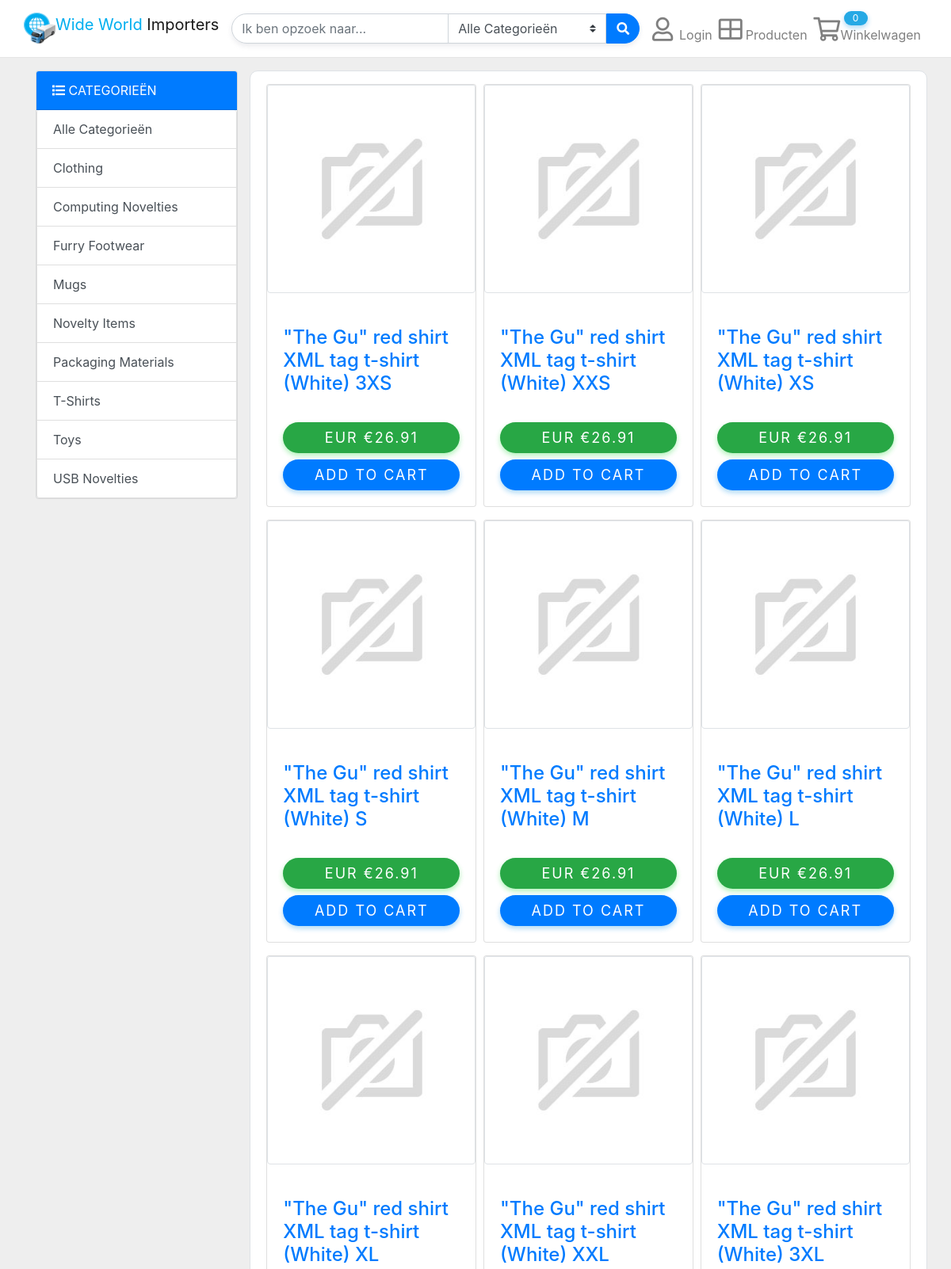
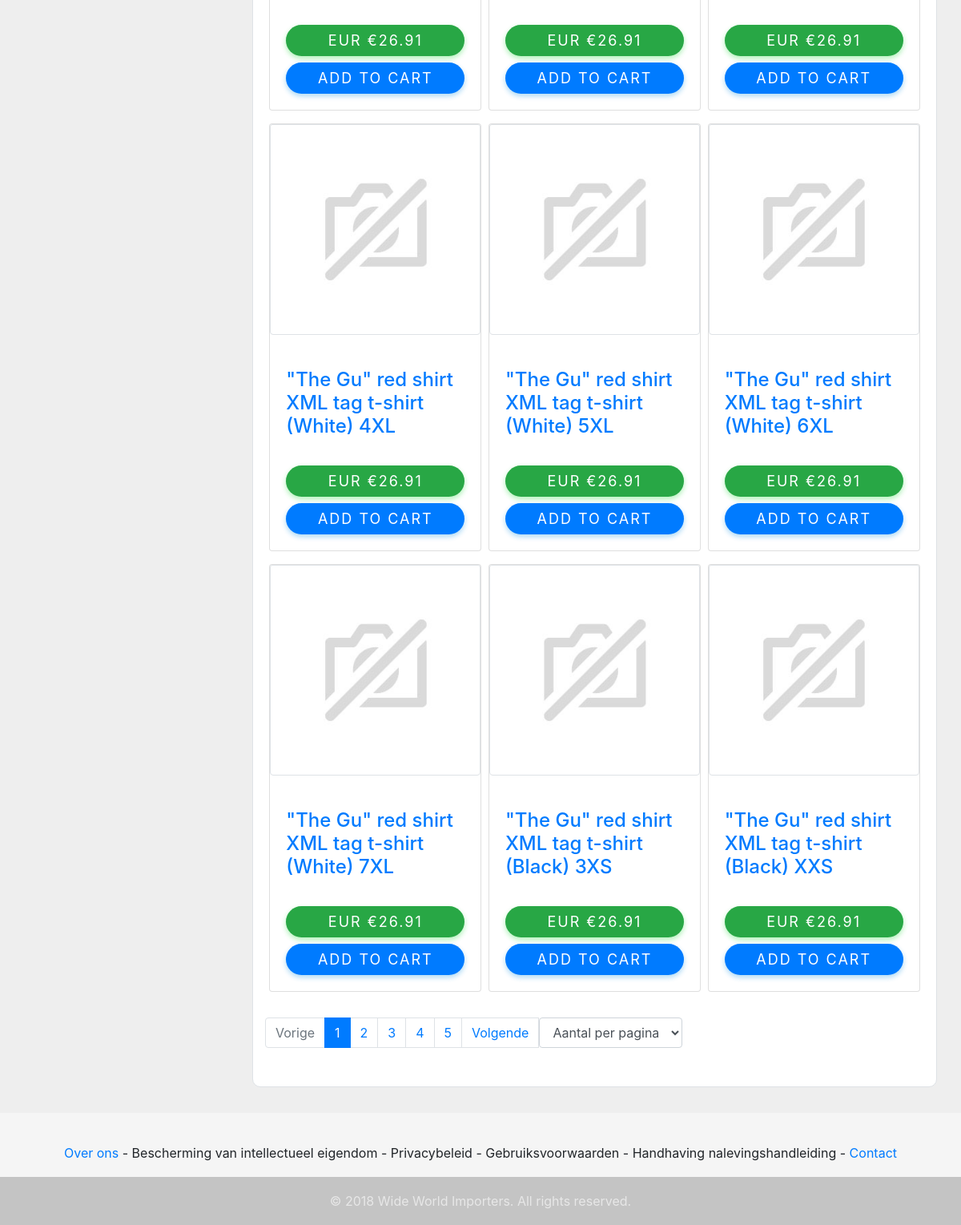
Page /ProductList.php?categoryId=2&recordsPerPage=15 on the committed database (2 pictures, top to bottom).
### tables this page shows
CREATE TABLE `stockgroups` (
	`StockGroupID` int(11) NOT NULL,
	`StockGroupName` varchar(50) NOT NULL,
	`LastEditedBy` int(11) NOT NULL,
	`ValidFrom` datetime NOT NULL,
	`ValidTo` datetime NOT NULL
);

CREATE TABLE `stockitems` (
	`StockItemID` int(11) NOT NULL,
	`StockItemName` varchar(100) NOT NULL,
	`ColorID` int(11) DEFAULT NULL,
	`UnitPackageID` int(11) NOT NULL,
	`OuterPackageID` int(11) NOT NULL,
	`Brand` varchar(50) DEFAULT NULL,
	`Size` varchar(20) DEFAULT NULL,
	`LeadTimeDays` int(11) NOT NULL,
	`QuantityPerOuter` int(11) NOT NULL,
	`IsChillerStock` tinyint(1) NOT NULL,
	`TaxRate` decimal(18,3) NOT NULL,
	`UnitPrice` decimal(18,2) NOT NULL,
	`RecommendedRetailPrice` decimal(18,2) DEFAULT NULL,
	`TypicalWeightPerUnit` decimal(18,3) NOT NULL,
	`MarketingComments` longtext,
	`InternalComments` longtext,
	`Photo` longtext,
	`CustomFields` longtext,
	`Tags` longtext,
	`SearchDetails` longtext NOT NULL,
	`LastEditedBy` int(11) NOT NULL,
	`ValidFrom` datetime NOT NULL,
	`ValidTo` datetime NOT NULL,
	`YouTubeID` varchar(45) DEFAULT NULL
);

### class/DB.php (called while the page is built, shortened)
<?php
	class DB {
		protected static $instance;
		protected $pdo;
		protected function __construct() {
			$opt  = array(
				PDO::ATTR_ERRMODE            => PDO::ERRMODE_EXCEPTION,
				PDO::ATTR_DEFAULT_FETCH_MODE => PDO::FETCH_ASSOC,
				PDO::ATTR_EMULATE_PREPARES   => FALSE,
			);
			$dsn = 'mysql:host='.DB_HOST.';dbname='.DB_NAME.';charset='.DB_CHAR;
			try {
				$this->pdo = new PDO($dsn, DB_USER, DB_PASS, $opt);
			} catch (PDOException $e) {
				echo 'Connection failed: ' . $e->getMessage();
			}
		}
		public static function instance() {
			if (self::$instance === null) {
				self::$instance = new self;
			}
			return self::$instance;
		}
		public function run($sql, $args = []) {
			if (!$args) {
				return $this->pdo->query($sql);
			}
			$stmt = $this->pdo->prepare($sql);
			$stmt->execute($args);
			return $stmt;
		}
	}

### class/Category.php (called while the page is built, shortened)
<?php
	class Category {
		protected $db;
		public function __construct() {
			$this->db = DB::instance();
		}
		public function getCategories() {
			$result = $this->db->run("SELECT SG.StockGroupID, SG.StockGroupName
										  FROM stockgroups SG
										  JOIN stockitemstockgroups s on SG.StockGroupID = s.StockGroupID
										  WHERE s.StockGroupID = SG.StockGroupID
										  GROUP BY s.StockGroupID
										  ORDER BY StockGroupName ASC")->fetchAll();
			$this->data = $result;
		}
	}

### class/ProductList.php (called while the page is built, shortened)
<?php
	class ProductList {
		protected $db;
		public function __construct() {
			$this->db = DB::instance();
		}
		public function getProductListBy($categoryId, $recordsFrom, $recordsPerPage) {
			$sql = "SELECT SI.StockItemID, SI.StockItemName, SI.RecommendedRetailPrice, SI.MarketingComments, SI.Photo
					FROM stockitems SI
					JOIN stockitemstockgroups SIG
					ON SI.StockItemID = SIG.StockItemID
					JOIN stockgroups SG
					ON SIG.StockGroupID = SG.StockGroupID";
			if ($categoryId != 0) {
				$sql .= " WHERE SG.StockGroupID = '$categoryId'";
			}
			$sql .= " GROUP BY SI.StockItemID LIMIT $recordsFrom, $recordsPerPage";
			$result = $this->db->run($sql)->fetchAll();
			$this->data = $result;
		}
	}

### inc/Autoload.php (called while the page is built, shortened)
<?php
	spl_autoload_register(function($className) {
		$className = str_replace("\\", DIRECTORY_SEPARATOR, $className);
	});

### ProductList.php (the view, shortened to what this page needs)
<?php
	include_once "inc/Autoload.php";
	$currentPage = 'product_list';
    if(filter_has_var(INPUT_GET, "categoryId")) {
        $categoryId = filter_input(INPUT_GET, "categoryId",FILTER_SANITIZE_NUMBER_INT);
    } else {
        $categoryId = 0;
    }
    if (filter_has_var(INPUT_GET,"page")){
        $page = filter_input(INPUT_GET,"page",FILTER_SANITIZE_NUMBER_INT);
    } else {
        $page = 1;
	}
	if (filter_has_var(INPUT_GET,"recordsPerPage")){
        $recordsPerPage = filter_input(INPUT_GET,"recordsPerPage",FILTER_SANITIZE_NUMBER_INT);
    } else {
        $recordsPerPage = 15;
    }
    $recordsFrom = ($recordsPerPage * $page) - $recordsPerPage;
    $productList = new Productlist();
	$productList->getProductListBy($categoryId, 0, 5000);
	$productsList = $productList->data;
    $numberProducts = count($productsList);
    $productList = new Productlist();
	$productList->getProductListBy($categoryId, $recordsFrom, $recordsPerPage);
	$productsList = $productList->data;
    $category = new Category();
	$category->getCategories();
	include "inc/Header.php";
?>
<main>
	<div class="container">
	    <div class="row">
	        <div class="col-lg-3 col-sm-12">
	            <div class="card bg-light mb-3">
	                <div class="card-header bg-primary text-white text-uppercase"><i class="fa fa-list"></i> Categorieën</div>
	                <div class="list-group">
	                    <a href="ProductList.php" class="list-group-item list-group-item-action">Alle Categorieën</a>
	                    <?php foreach ($categories as $category) { ?>
	                        <a href="ProductList.php?categoryId=<?php echo $category["StockGroupID"];if($recordsPerPage != 0){print "&recordsPerPage=".$recordsPerPage;} ?>" class="list-group-item list-group-item-action"><?php echo $category["StockGroupName"] ?></a>
	                    <?php }?>
	                </div>
	            </div>
	        </div>
	        <div class="col-lg-9 col-sm-12 mb-3 bg-white border br-10">
	            <div class="row">
		            <div class="card-deck py-3 px-3 mx-auto">
	                <?php foreach ($productsList as $product) {?>
	                        <div class="card card-product card-product-list mb-3 mx-auto" style="min-width: 250px">
		                        <?php
			                        $image = json_decode($product["Photo"]);
			                        if ($image != []) {
				                        foreach ($image as $key => $value) {
					                        if ($key == 0) { ?>
						                         <img id="productImage<?php echo $key ?>" class="card-img-top img-thumbnail" src="<?php echo $value ?>" width="250" height="250">
					                        <?php }
					                        break;
				                        }
			                        } else { ?>
				                        <img id="productImage0" class="card-img-top img-thumbnail" src="pictures/missing_product.jpg" width="250" height="250">
			                        <?php } ?>
	                            <div class="card-body">
	                                <a class="product-name" href="product.php?id=<?php echo $product["StockItemID"] ?>">
		                                <h4 id="productName" class="card-title card-product-title"><?php echo $product["StockItemName"] ?></h4>
	                                </a>
	                                <div class="row">
		                                <div class="col-12">
			                                <a href="#!" id="buyNowButton" class="buy-now btn btn-success btn-success-custom w-100 mb-2">
				                                <span class="price-symbol">EUR €</span><span id="totalPrice"><?php echo $product["RecommendedRetailPrice"] ?></span>
			                                </a>
			                                <a href="#!" id="addCartButton" class="add-to-cart btn btn-primary btn-primary-custom w-100">Add to Cart</a>
		                                </div>
	                                </div>
	                            </div>
	                        </div>
	                <?php }?>
		            </div>
	                <div class="col-12">
	                    <nav aria-label="product_pages">
	                        <ul class="pagination">
	                            <li class="page-item <?php if ($page == 1){echo "disabled";} ?>">
	                                <a class="page-link" href="ProductList.php?page=<?php if($page > 1){echo $page-1;} if($categoryId != 0){print "&categoryId=".$categoryId;}if($recordsPerPage != 0){print "&recordsPerPage=".$recordsPerPage;}?>">Vorige</a>
	                            </li>
	                            <?php for($i = 1; $i <= ($numberProducts / $recordsPerPage) + 1; $i++){?>
	                                <li class="page-item <?php if($i == $page){echo "active";} ?>"><a class="page-link" href="ProductList.php?page=<?php echo $i; if($categoryId != 0){print "&categoryId=".$categoryId;}if($recordsPerPage != 0){print "&recordsPerPage=".$recordsPerPage;}?>"><?php echo $i?></a></li>
	                            <?php }?>
	                            <li class="page-item <?php if($page >= $numberProducts / $recordsPerPage){echo "disabled";} ?>">
	                                <a class="page-link" href="ProductList.php?page=<?php echo $page + 1; if($categoryId != 0){print "?categoryId=".$categoryId;}if($recordsPerPage != 0){print "&recordsPerPage=".$recordsPerPage;}?>">Volgende</a>
								</li>
								<form name="numberProductsPage" id="paginationForm" method="GET" action="ProductList.php?<?php if($categoryId != 0){print "categoryId=".$categoryId;}?>">
								<div class="form-group">
									<select name="recordsPerPage" class="form-control dropdownProducts" id="sel1">
										<option class="dropdown-item">Aantal per pagina</option>
									</select>
								</div>
								</form>
	                        </ul>
	                    </nav>
	                </div>
	            </div>
	        </div>
	    </div>
	</div>
</main>
<?php include "inc/Footer.php" ?>

### inc/Header.php (shortened to what this page needs)
<?php
	$category = new Category();
	$category->getCategories();
	$categories = $category->data;
?>
<html>
<head>
	<link rel="stylesheet" href="css/style.css">
	<link rel="stylesheet" href="css/fontawesome.min.css">
	<link rel="stylesheet" href="css/bootstrap.min.css">
</head>
<body>
	<nav class="navbar navbar-expand-lg navbar-light">
		<div class="container px-0">
            <a class="navbar-brand mx-0" href="index.php">
                <img src="pictures/WideWorldImportersLogo.png" width="40" height="40" class="d-inline-block align-top" alt="WideWorldImporters"><span class="align-middle d-none d-sm-inline-block"><span style="color: #00aeef;">Wide World</span> Importers</span>
            </a>
			<div class="collapse navbar-collapse" id="navbarSupportedContent">
                <form class="form-inline my-2 my-lg-0 mx-auto">
                    <div class="input-group search-main w-100">
                        <input id="search" class="form-control search" type="search" placeholder="Ik ben opzoek naar..." aria-label="Search" autocomplete="off" spellcheck="false">
                        <div class="input-group-append">
                            <select id="category" class="browser-default custom-select" name="category">
	                            <option value="0" selected>Alle Categorieën</option>
                            </select>
                            <button class="btn btn-primary btn-search" type="submit"><i class="fa fa-search text-grey" aria-hidden="true"></i></button>
                        </div>
                    </div>
                </form>
				<ul class="navbar-nav position-relative">
					<?php if (!isset($_SESSION['user']['username'])) { ?>
						<li class="nav-item position-relative">
							<a href="login.php" class="nav-link pt-4 plx-30">
								<i class="far fa-user nav-icon"></i>
								<span class="pl-1">Login</span>
							</a>
						</li>
					<?php } ?>
					<li class="nav-item position-relative <?php if($currentPage =='product'){echo 'active';}?>">
						<a href="ProductList.php" class="nav-link pt-4 plx-30">
							<i class="far fa-th-large nav-icon"></i>
							<span class="pl-1">Producten</span>
						</a>
					</li>
					<li class="nav-item position-relative <?php if($currentPage =='cart'){echo 'active';}?>">
						<a href="#!" id="shoppingCartButton" class="nav-link cart pt-4 plx-30">
							<i class="far fa-shopping-cart nav-icon"></i>
							<span class="mw-100 of-hidden pl-1">Winkelwagen</span>
						</a>
						<span class="cart-counter mt-1 px-2"><?php echo (!$_SESSION["cart"]["misc"]["total_quantity"]) ? 0 : $_SESSION["cart"]["misc"]["total_quantity"] ?></span>
					</li>
				</ul>
			</div>
		</div>
	</nav>

### inc/Footer.php
	<footer class="page-footer">
		<div class="container">
			<div class="text-center"> <a href="http://localhost/wwi/About_us.php">Over ons</a> - Bescherming van intellectueel eigendom - Privacybeleid - Gebruiksvoorwaarden - Handhaving nalevingshandleiding - <a href="http://localhost/wwi/contact.php">Contact</a> </div>
		</div>
		<div class="footer-copyright text-center">© <?php echo date('Y') ?> Wide World Importers. All rights reserved.</div>
	</footer>
</body>
</html>

### css/style.css (style rules this page uses)
html { position: relative; min-height: 100%; }
body { display: flex; min-height: 100vh; flex-direction: column; }
main { background-color: #EEEEEE; flex: 1 0 auto; padding: 1rem 0; }
.custom-select { width: auto !important; }
#navbarSupportedContent .input-group-append .custom-select { border-radius: 0 !important; }
.search { border-radius: 24px 0 0 24px !important; }
.search-main { border-radius: 24px !important; box-shadow: 0 3px 6px rgba(165, 165, 180, 0.2), 0 3px 6px rgba(245, 245, 245, 0.2); -moz-box-shadow: 0 3px 6px rgba(165, 165, 180, 0.2), 0 3px 6px rgba(245, 245, 245, 0.2); -webkit-box-shadow: 0 3px 6px rgba(165, 165, 180, 0.2), 0 3px 6px rgba(245, 245, 245, 0.2); }
.btn-search { border-radius: 0 24px 24px 0 !important; }
.product-name { font-size: 16px; line-height: 22px; padding: 10px 20px 0; margin-bottom: 0; max-height: 123px; }
.cart-counter { position: absolute; top: 2px; left: 38px; min-width: 30px; max-height: 18px; font-size: 12px; color: #FFFFFF; display: block; text-align: center; line-height: 18px; -moz-border-radius: 12px; -webkit-border-radius: 12px; border-radius: 12px; background: #25A9E5; box-shadow: 0 3px 6px rgba(30, 136, 229, 0.16), 0 3px 6px rgba(37, 169, 229, 0.23); -moz-box-shadow: 0 3px 6px rgba(30, 136, 229, 0.16), 0 3px 6px rgba(37, 169, 229, 0.23); -webkit-box-shadow: 0 3px 6px rgba(30, 136, 229, 0.16), 0 3px 6px rgba(37, 169, 229, 0.23); }
.nav-icon { position: absolute; bottom: 12px; left: 0; font-size: 30px; }
.plx-30 { padding-left: 30px !important; }
.br-10 { border-radius: 10px; }
.btn-primary-custom { background: #25A9E5; font-size: 18px !important; letter-spacing: 2px !important; color: rgb(255, 255, 255) !important; text-transform: uppercase !important; -moz-border-radius: 24px !important; -webkit-border-radius: 24px !important; border-radius: 24px !important; text-align: center !important; border: none !important; box-shadow: 0 3px 6px rgba(30, 136, 229, 0.16), 0 3px 6px rgba(37, 169, 229, 0.23) !important; -moz-box-shadow: 0 3px 6px rgba(30, 136, 229, 0.16), 0 3px 6px rgba(37, 169, 229, 0.23) !important; -webkit-box-shadow: 0 3px 6px rgba(30, 136, 229, 0.16), 0 3px 6px rgba(37, 169, 229, 0.23) !important; }
.btn-success-custom { background: #2CDB54; font-size: 18px !important; letter-spacing: 2px !important; color: rgb(255, 255, 255) !important; text-transform: uppercase !important; -moz-border-radius: 24px !important; -webkit-border-radius: 24px !important; border-radius: 24px !important; text-align: center !important; border: none !important; box-shadow: 0 3px 6px rgba(44, 219, 84, 0.16), 0 3px 6px rgba(45, 219, 50, 0.23) !important; -moz-box-shadow: 0 3px 6px rgba(44, 219, 84, 0.16), 0 3px 6px rgba(45, 219, 50, 0.23) !important; -webkit-box-shadow: 0 3px 6px rgba(44, 219, 84, 0.16), 0 3px 6px rgba(45, 219, 50, 0.23) !important; }
.page-footer { padding-top: 20px; width: 100%; line-height: 60px; background-color: #F5F5F5; }
.page-footer .footer-copyright { overflow: hidden; background-color: rgba(0, 0, 0, .2); color: rgba(255, 255, 255, .6); }
.card-product-list { min-width: 265px !important; max-width: 265px !important; display : block !important; }
.card-product-title { height: 87px; }
.card-img-top { height: 263px !important; object-fit: scale-down; }

### rows in the picture
stockgroups: StockGroupName "Clothing"
stockgroups: StockGroupName "Computing Novelties"
stockgroups: StockGroupName "Furry Footwear"
stockgroups: StockGroupName "Mugs"
stockgroups: StockGroupName "Novelty Items"
stockgroups: StockGroupName "Packaging Materials"
stockgroups: StockGroupName "T-Shirts"
stockgroups: StockGroupName "Toys"
stockgroups: StockGroupName "USB Novelties"
stockitems: StockItemName "\"The Gu\" red shirt XML tag t-shirt (White) 3XS", RecommendedRetailPrice "26.91"
stockitems: StockItemName "\"The Gu\" red shirt XML tag t-shirt (White) XXS", RecommendedRetailPrice "26.91"
stockitems: StockItemName "\"The Gu\" red shirt XML tag t-shirt (White) XS", RecommendedRetailPrice "26.91"
stockitems: StockItemName "\"The Gu\" red shirt XML tag t-shirt (White) S", RecommendedRetailPrice "26.91"
stockitems: StockItemName "\"The Gu\" red shirt XML tag t-shirt (White) M", RecommendedRetailPrice "26.91"
stockitems: StockItemName "\"The Gu\" red shirt XML tag t-shirt (White) L", RecommendedRetailPrice "26.91"
stockitems: StockItemName "\"The Gu\" red shirt XML tag t-shirt (White) XL", RecommendedRetailPrice "26.91"
stockitems: StockItemName "\"The Gu\" red shirt XML tag t-shirt (White) XXL", RecommendedRetailPrice "26.91"
stockitems: StockItemName "\"The Gu\" red shirt XML tag t-shirt (White) 3XL", RecommendedRetailPrice "26.91"
stockitems: StockItemName "\"The Gu\" red shirt XML tag t-shirt (White) 4XL", RecommendedRetailPrice "26.91"
stockitems: StockItemName "\"The Gu\" red shirt XML tag t-shirt (White) 5XL", RecommendedRetailPrice "26.91"
stockitems: StockItemName "\"The Gu\" red shirt XML tag t-shirt (White) 6XL", RecommendedRetailPrice "26.91"
stockitems: StockItemName "\"The Gu\" red shirt XML tag t-shirt (White) 7XL", RecommendedRetailPrice "26.91"
stockitems: StockItemName "\"The Gu\" red shirt XML tag t-shirt (Black) 3XS", RecommendedRetailPrice "26.91"
stockitems: StockItemName "\"The Gu\" red shirt XML tag t-shirt (Black) XXS", RecommendedRetailPrice "26.91"
